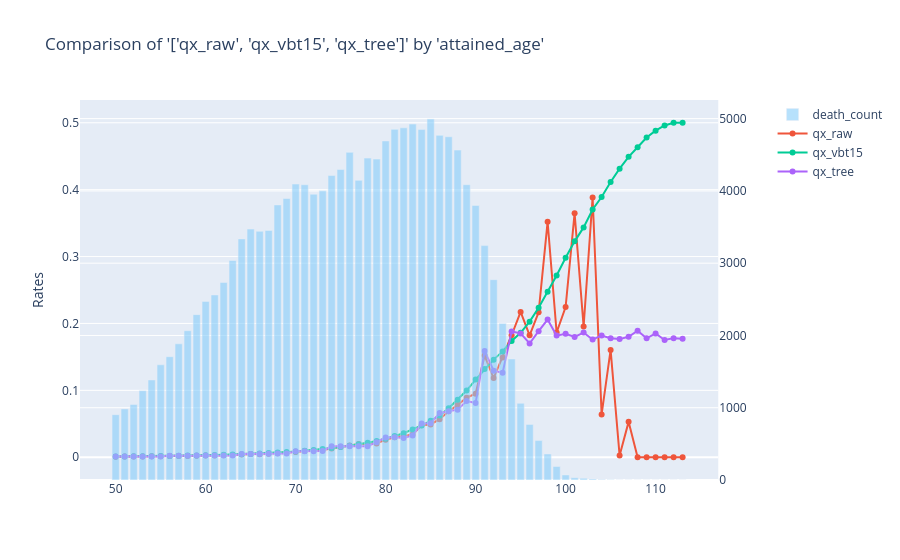

Source (notebook cell):
### Code cell
charters.compare_rates(
    model_data,
    x_axis="attained_age",
    rates=["qx_raw", "qx_vbt15", "qx_tree"],
    weights=["amount_exposed"],
    secondary="death_count",
)
